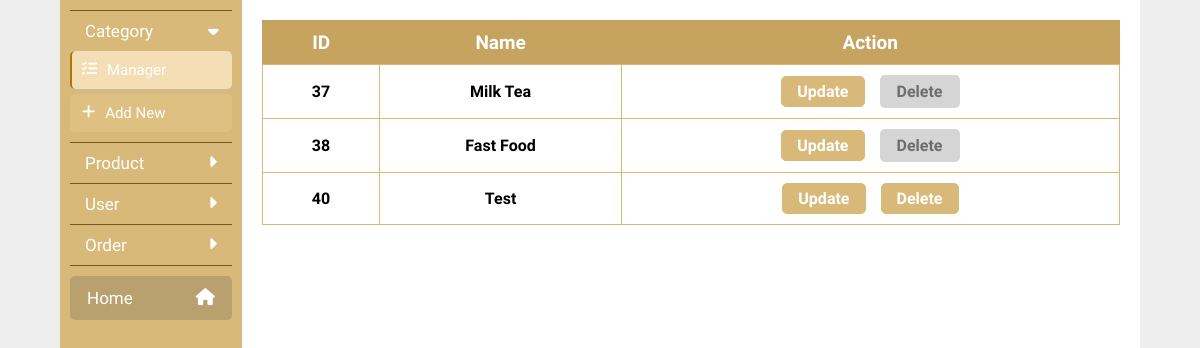
Screenshot of /app/controller/UserController.php?act=AdminCategory&option=list with the database file from the repository.
### tables this page shows
CREATE TABLE `categories` (
  `id` int(11) NOT NULL,
  `name` varchar(50) NOT NULL
);

### config/config.php (called while the page is built, shortened)
<?php
 class connect{
    var $db = null;
    public function __construct() {
          $dsn = "mysql:host=localhost;dbname=asmphp2";
          $user = "root";
          $pass = "";
          $this-> db = new PDO($dsn, $user, $pass, array(PDO::MYSQL_ATTR_INIT_COMMAND => "SET NAMES utf8"));
     }
    public function getList($select) {
         $result = $this->db->query($select);
         return $result;
     }
}
?>

### app/model/Category.php (called while the page is built, shortened)
<?php
class Category{
    public function check_FK($id){
        $db = new connect();
        $strQuery = "select * from products where id_category = '$id'";
        $r = $db->getList($strQuery);
        if($r->rowCount() > 0){
            return true;
        }else{
            return false;
        }
    }
    public function get(){
        $db = new connect();
        $strQuery = "select * from categories";
        $r = $db->getList($strQuery);
        return $r;
    }
}
?>

### app/view/Category.php (the view, shortened to what this page needs)
<!DOCTYPE html>
<html lang="en">
<head>
    <?php include ('../model/Category.php'); ?>
    <?php include ('../../config/framework.php'); ?>
    <?php include ('../../config/config.php'); ?>
    <?php include ('../../notification/notification.php'); ?>
    <link rel="stylesheet" href="../../public/css/Admin.css">
</head>
<body>
    <div class="contain">
    <?php include ('../../public/view/layout/nav-admin.php'); ?>
    <?php if($_GET['option'] == "list"){?>
        <div class="content">
            <table>
                <tr>
                    <th>ID</th>
                    <th>Name</th>
                    <th>Action</th>
                </tr>
                <?php
                    $n = new Category("","");
                    $r = $n->get();
                    while ($rs = $r->fetch()){
                ?>
                <tr>
                    <td class="td"><?= $rs['id'];?></td>
                    <td class="td"><?= $rs['name'];?></td>
                    <td>
                        <div>
                            <a href="./usercontroller.php?act=AdminCategory&option=update&id=<?= $rs['id'];?>">Update</a>
                            <?php
                                $check = $n->check_FK($rs['id']);
                                if($check){
                            ?>
                            <button disabled>Delete</button>
                            <?php }else{?>
                            <a onclick="return confirm('Do You Want To Delete This Category?');" href="./usercontroller.php?act=AdminCategory&option=update&delete=<?= $rs['id'];?>">Delete</a>
                            <?php }?>
                        </div>
                    </td>
                </tr>
                <?php }?>
            </table>
        </div>
    <?php }?>
    </div>
</body>
</html>

### public/css/Admin.css (style rules this page uses)
* { padding: 0; margin: 0; box-sizing: border-box; }
a { text-decoration: none; }
body { font-family: 'Signika', sans-serif; background-color: #eeeeee; cursor: default; }
.contain { display: flex; width: 90%; margin: 0 auto; }
.content { width: 100%; background-color: #ffffff; padding: 20px; min-height: 100vh; display: flex; flex-direction: column; gap: 15px; }
.content table { width: 100%; margin: 0 auto; color: white; border: 1px solid #c6a45f; border-collapse: collapse; }
.content table tr { width: 100%; position: relative; }
.content table th:last-child { min-width: 200px; }
.content table tr th { padding: 10px 15px; background-color: #c6a45f; font-size: 19px; }
.content table tr td { border: 1px solid #d8b979; padding: 10px 15px; color: black; text-align: center; font-family: 'Dosis', sans-serif; font-weight: 700; position: relative; text-transform: capitalize; }
.content table tr td button { padding: 5px 30px; color: white; font-weight: 800; font-size: 15px; border: 1px solid #d8b979; background-color: #d8b979; border-radius: 5px; font-family: 'Dosis', sans-serif; cursor: pointer; transition: .2s ease-in-out; }
.content table tr td div { display: flex; align-items: center; gap: 15px; justify-content: center; }
.content table tr td div a { padding: 5px 15px; background-color: #d8b979; border: 1px solid #d8b979; color: white; border-radius: 5px; transition: .2s ease-in-out; }
.content table tr td div button { padding: 5px 15px; font-size: 16px; border-radius: 5px; background-color: #d5d5d5; border: 2px solid #d5d5d5; font-family: 'Dosis', sans-serif; color: #6d6d6d; font-weight: 800; cursor: pointer; }

### rows the page displays
categories: id "37", name "Milk Tea", shows "Delete"
categories: id "38", name "Fast Food", shows "Delete"
categories: id "40", name "Test"
